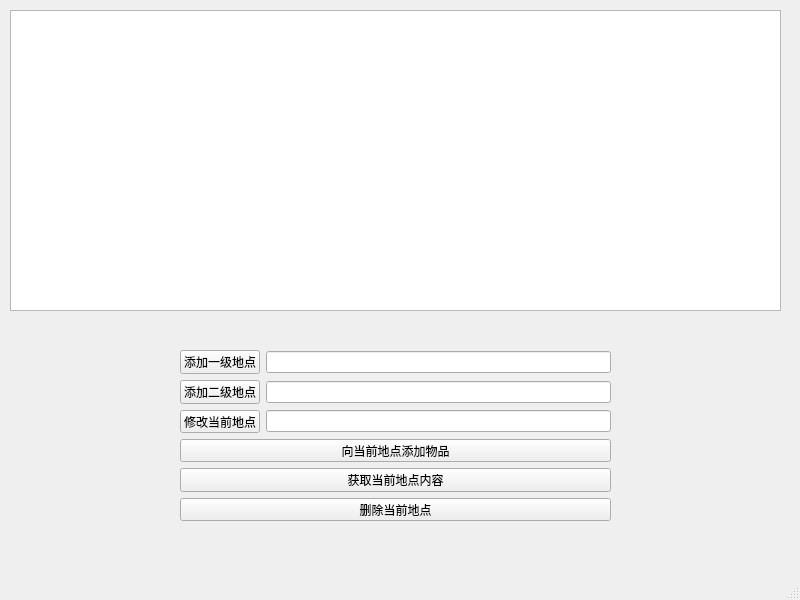
<?xml version="1.0" encoding="UTF-8"?>
<ui version="4.0">
 <class>MainWindow</class>
 <widget class="QMainWindow" name="MainWindow">
  <property name="geometry">
   <rect>
    <x>0</x>
    <y>0</y>
    <width>800</width>
    <height>600</height>
   </rect>
  </property>
  <property name="windowTitle">
   <string>MainWindow</string>
  </property>
  <widget class="QWidget" name="centralwidget">
   <widget class="QTreeView" name="treeView">
    <property name="geometry">
     <rect>
      <x>10</x>
      <y>10</y>
      <width>771</width>
      <height>301</height>
     </rect>
    </property>
   </widget>
   <widget class="QWidget" name="layoutWidget">
    <property name="geometry">
     <rect>
      <x>180</x>
      <y>350</y>
      <width>431</width>
      <height>171</height>
     </rect>
    </property>
    <layout class="QGridLayout" name="gridLayout">
     <item row="3" column="0" colspan="2">
      <widget class="QPushButton" name="modifycurrentnode">
       <property name="text">
        <string>修改当前地点</string>
       </property>
      </widget>
     </item>
     <item row="3" column="2">
      <widget class="QLineEdit" name="lineofmodifynodename"/>
     </item>
     <item row="0" column="2">
      <widget class="QLineEdit" name="lineofdadnodename"/>
     </item>
     <item row="0" column="0" colspan="2">
      <widget class="QPushButton" name="addnode">
       <property name="text">
        <string>添加一级地点</string>
       </property>
      </widget>
     </item>
     <item row="2" column="2">
      <widget class="QLineEdit" name="lineofsonnodename"/>
     </item>
     <item row="2" column="0" colspan="2">
      <widget class="QPushButton" name="addkidnode">
       <property name="text">
        <string>添加二级地点</string>
       </property>
      </widget>
     </item>
     <item row="6" column="0" colspan="3">
      <widget class="QPushButton" name="getcurrentnode">
       <property name="text">
        <string>获取当前地点内容</string>
       </property>
      </widget>
     </item>
     <item row="7" column="0" colspan="3">
      <widget class="QPushButton" name="delnode">
       <property name="text">
        <string>删除当前地点</string>
       </property>
      </widget>
     </item>
     <item row="5" column="0" colspan="3">
      <widget class="QPushButton" name="additemstocurrentnode">
       <property name="text">
        <string>向当前地点添加物品</string>
       </property>
      </widget>
     </item>
    </layout>
   </widget>
  </widget>
  <widget class="QMenuBar" name="menubar">
   <property name="geometry">
    <rect>
     <x>0</x>
     <y>0</y>
     <width>800</width>
     <height>17</height>
    </rect>
   </property>
  </widget>
  <widget class="QStatusBar" name="statusbar"/>
 </widget>
 <resources/>
 <connections/>
</ui>
